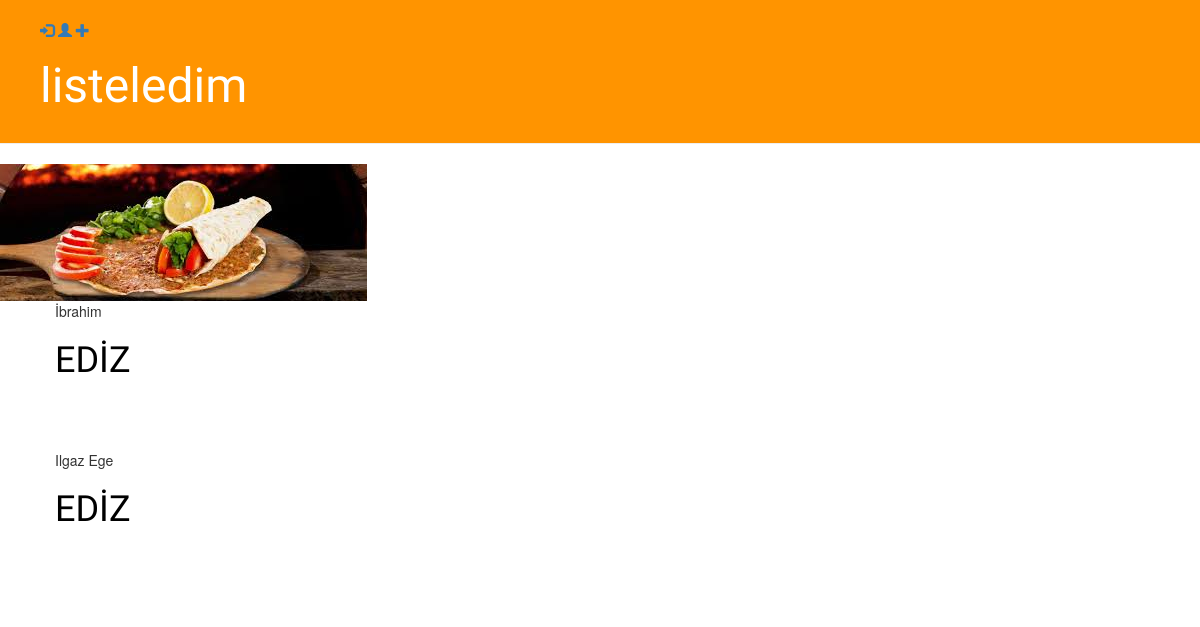
/kayit, run on an earlier commit of the app's database.
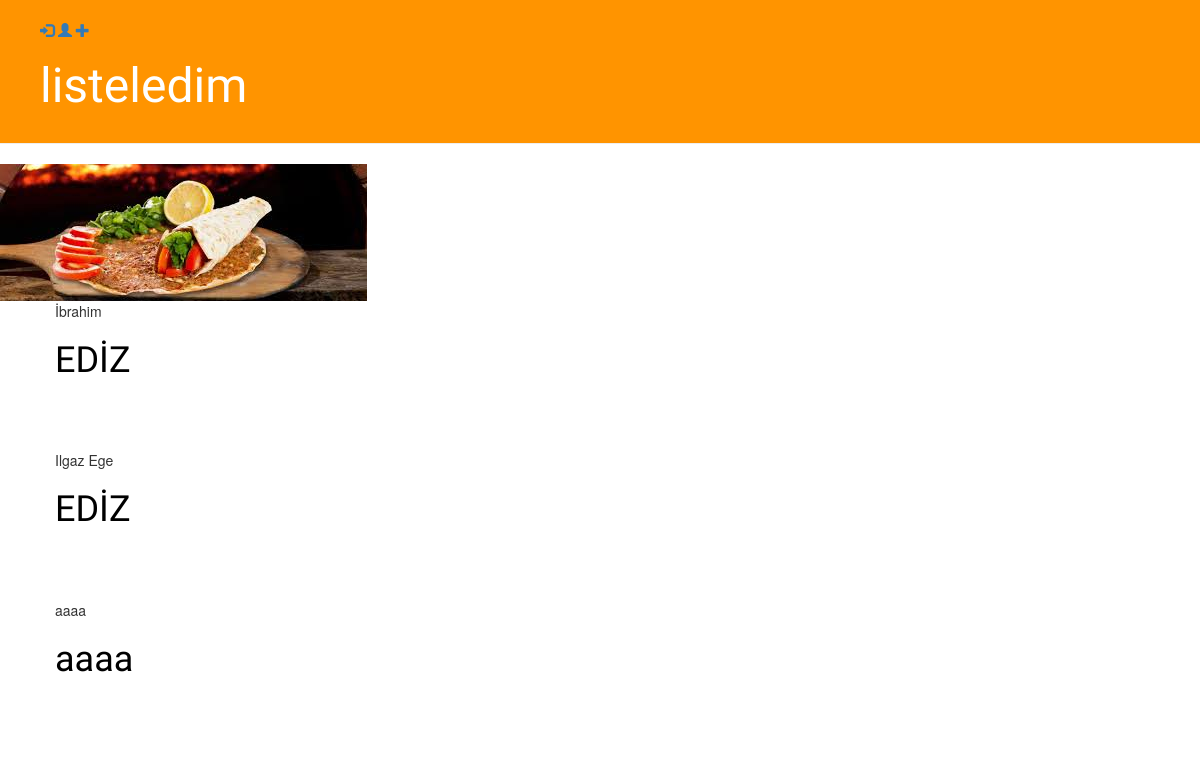
And on a later commit of the database.
### KayitAl/models.py (models this page shows, shortened)
class KayitModels(models.Model):
    adi = models.CharField(max_length=60)
    soyadi = models.CharField(max_length=60)
    cinsiyetCh = [("0","ERKEK"),("1","KADIN")]
    cinsiyet = models.CharField(max_length=15,choices=cinsiyetCh)
    tcKimlikNo = models.BigIntegerField()
    kayit_zaman = models.DateTimeField(default=timezone.now)

### KayitAl/views.py (the view)
# urls.py: path('', views.kayitlist, name='kayit_list'),
def kayitlist(request):
    kayitlar = KayitModels.objects.all()
    return render(request,'kayit/liste.html',{"kayitlar":kayitlar})

### templates/kayit/liste.html
{%extends "../base.html"%}
{%block baslik%}
listeledim
{%endblock%}
    {% block content %}
        <div class="content container">
            <div class="row">
                <div class="col-md-8">
                {% for kayit in kayitlar %}
                    <div class="post">
                          {{ kayit.adi }}
                        <h1><a href="{% url 'kayitagit' pk=kayit.pk %}">{{ kayit.soyadi }}</a></h1>
                    </div>
                {% endfor %}
                </div>
            </div>
        </div>
    {% endblock %}

What changed in the data, as far as the page shows it:
added KayitModels: adi "aaaa", soyadi "aaaa"
